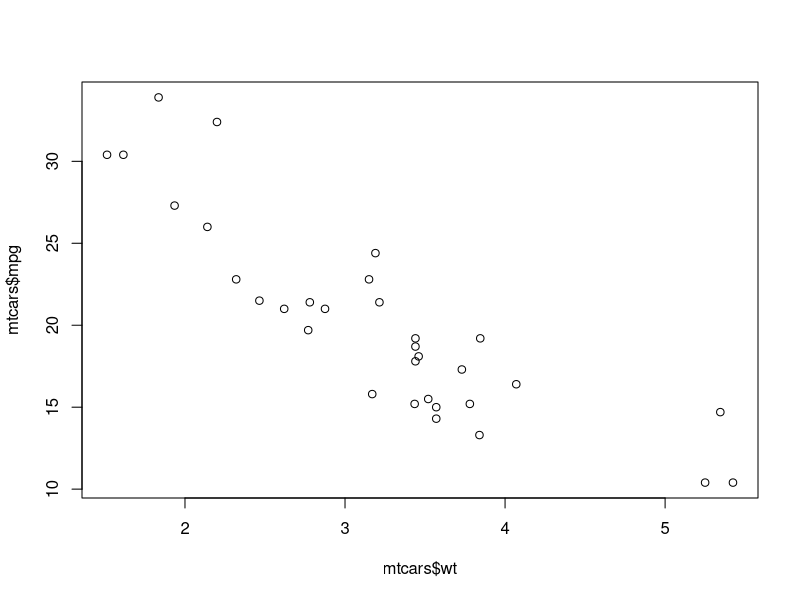
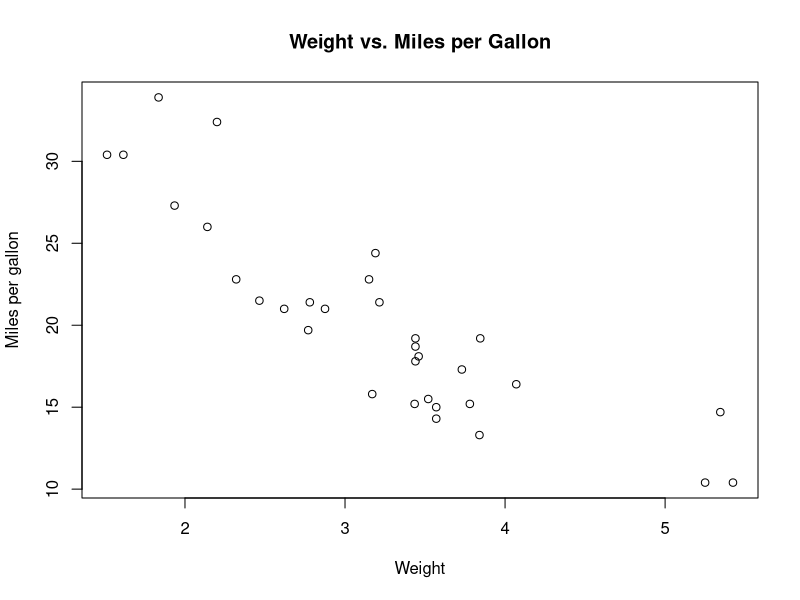
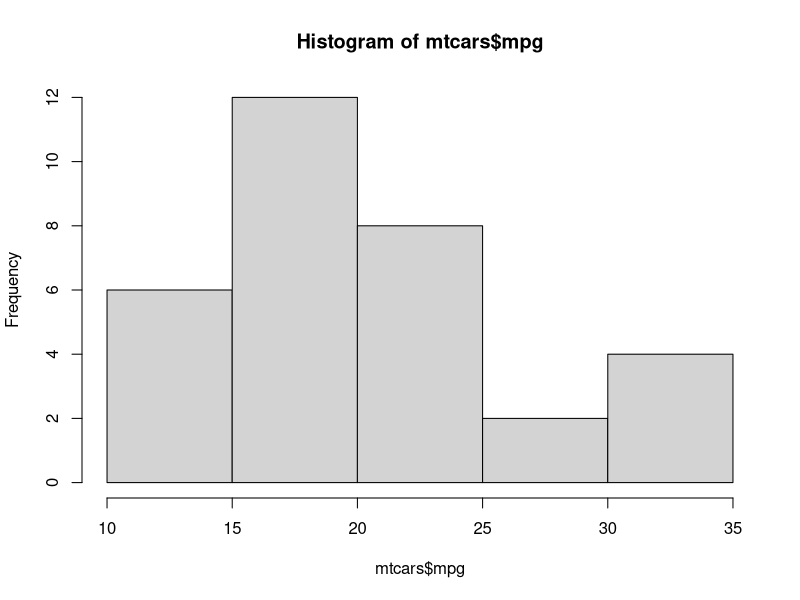
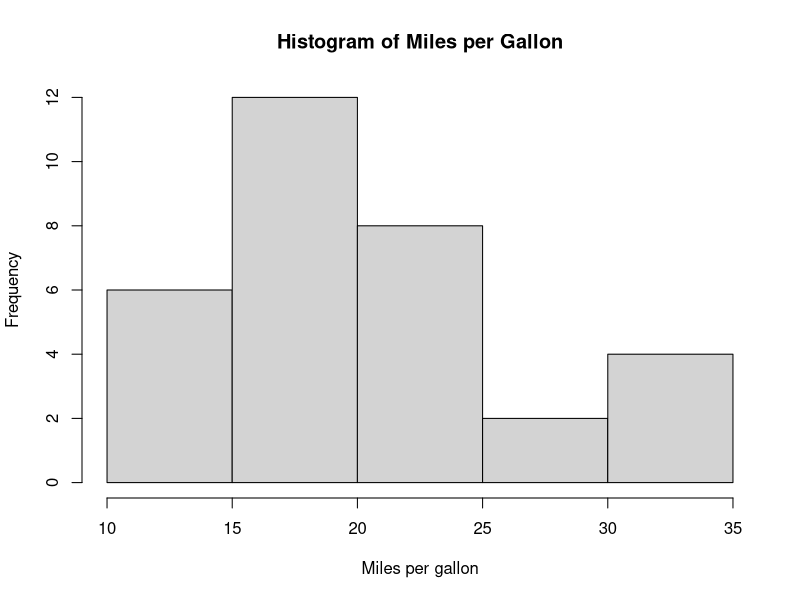
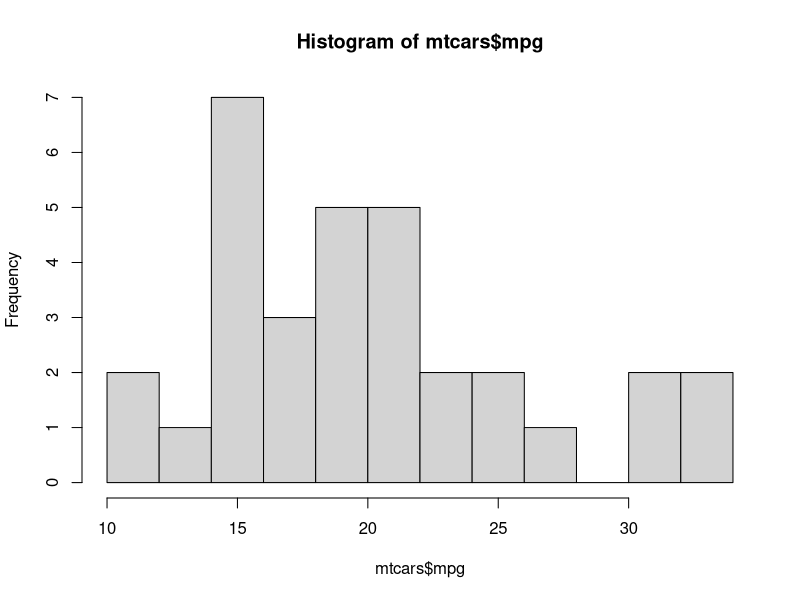
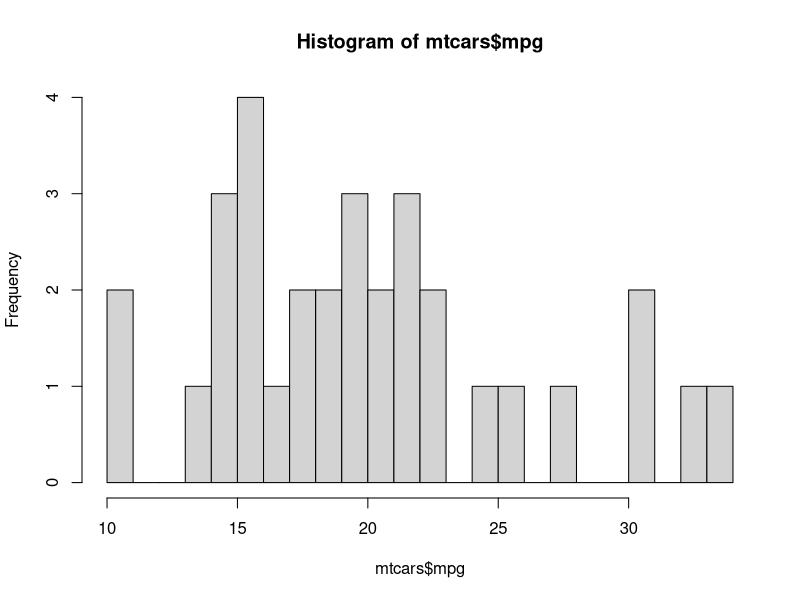
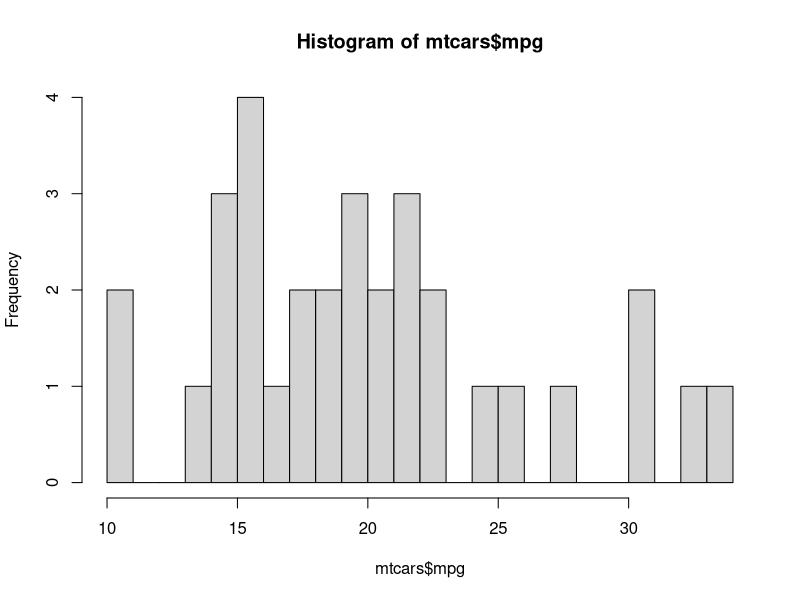
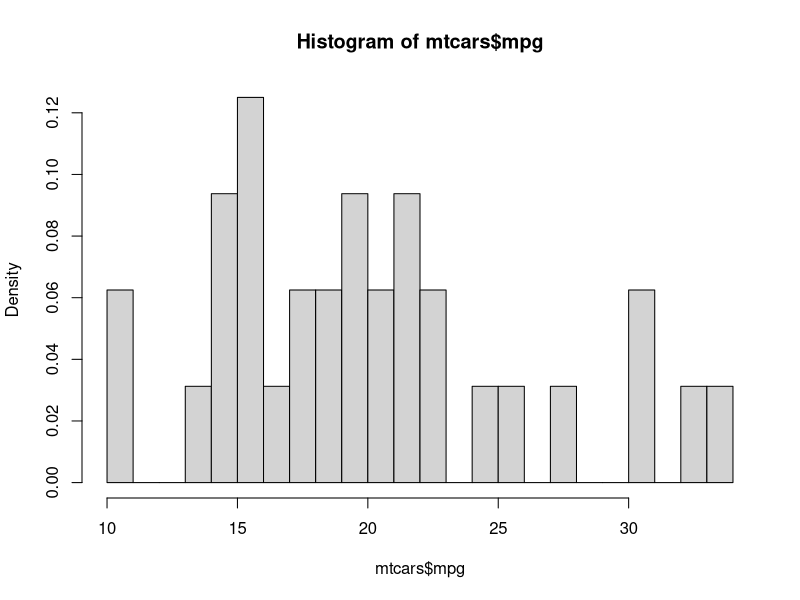

Generate these figures, in order, with R:
# load some data (dataset of types of cars and their specs used earlier in our meetings)
data(mtcars)

# create a basic scatterplot (e.g weight vs. miles per gallon)
plot(mtcars$wt, mtcars$mpg)

# specify better axis labels and add a title (note plot always creates a new plot erasing the current one)
plot(mtcars$wt, mtcars$mpg, xlab="Weight", ylab="Miles per gallon", main="Weight vs. Miles per Gallon")



#####  SAVING GRAPHS  #####

# save the graph either by using 'Export' in the 'Plots' tab in RStudio or using the following functions
pdf("weight_mpg.pdf")       # create PDF in current working directory
plot(mtcars$wt, mtcars$mpg, xlab="Weight", ylab="Miles per gallon", main="Weight vs. Miles per Gallon")
dev.off()                   # "save" the PDF 

# pdf("C:/Graphs/weight_mpg.pdf")         # create PDF in some other directory
# plot(mtcars$wt, mtcars$mpg, xlab="Weight", ylab="Miles per gallon", main="Weight vs. Miles per Gallon")
# dev.off()                               # "save" the PDF 

# change the size of the PDF (in inches)
pdf("weight_mpg.pdf", width=6, height=5)        # create PDF in current working directory
plot(mtcars$wt, mtcars$mpg, xlab="Weight", ylab="Miles per gallon", main="Weight vs. Miles per Gallon")
dev.off()                                       # "save" the PDF 

# change the font family of the text in the PDF (default is sans-serif "Helvetica")
pdf("weight_mpg.pdf", width=6, height=5, family="Times")        # create PDF in current working directory
plot(mtcars$wt, mtcars$mpg, xlab="Weight", ylab="Miles per gallon", main="Weight vs. Miles per Gallon")
dev.off()                                                       # "save" the PDF 


png("weight_mpg.png")       # create PNG in current working directory
plot(mtcars$wt, mtcars$mpg, xlab="Weight", ylab="Miles per gallon", main="Weight vs. Miles per Gallon")
dev.off()                   # "save" the PNG

# jpeg("weight_mpg.jpg")      # create JPEG in current working directory
# plot(mtcars$wt, mtcars$mpg, xlab="Weight", ylab="Miles per gallon", main="Weight vs. Miles per Gallon")
# dev.off()                   # "save" the JPEG 



#####  HISTOGRAMS  #####

# create a basic histogram
hist(mtcars$mpg)
hist(mtcars$mpg, xlab="Miles per gallon", main="Histogram of Miles per Gallon")

# control number of bins with parameter 'breaks'
hist(mtcars$mpg, breaks=12)
hist(mtcars$mpg, breaks=seq(10,34))

# get information about histogram
hInfo <- hist(mtcars$mpg, breaks=seq(10,34))
hInfo

# plot probability density instead of frequencies
hist(mtcars$mpg, breaks=seq(10,34), freq=F)


# create a kernel density plot
plot(density(mtcars$mpg))



#####  BAR PLOTS  #####

# create a basic barplot
gearCounts <- table(mtcars$gear)
gearCounts
barplot(gearCounts)
barplot(gearCounts, xlab="Number of gears")
# label the bars individually with parameter 'names.arg'
barplot(gearCounts, names.arg=c("3 Gears", "4 Gears", "5 Gears"))

# horizontal bar plot
barplot(gearCounts, names.arg=c("3 Gears", "4 Gears", "5 Gears"), horiz=TRUE)

# stacked bar plot
gearTransmissionCounts <- table(mtcars$am, mtcars$gear)
gearTransmissionCounts
barplot(gearTransmissionCounts, names.arg=c("3 Gears", "4 Gears", "5 Gears"))
# add a legend with automatic labels with parameter 'legend.text'
barplot(gearTransmissionCounts, names.arg=c("3 Gears", "4 Gears", "5 Gears"), legend.text=T)
# add a legend with custom labels
barplot(gearTransmissionCounts, names.arg=c("3 Gears", "4 Gears", "5 Gears"), legend.text=c("automatic", "manual"))

# grouped bar plot with parameter 'beside=TRUE'
barplot(gearTransmissionCounts, names.arg=c("3 Gears", "4 Gears", "5 Gears"), legend.text=c("automatic", "manual"), beside=TRUE)



#####  BOX PLOTS  #####

# create a boxplot for an individual variable (e.g. miles per gallon)
boxplot(mtcars$mpg, ylab="Miles per gallon")

# create a boxplot for a variable by group (e.g. miles per gallon by cylinders)
boxplot(mpg ~ cyl, data=mtcars, xlab="Number of cylinders", ylab="Miles per gallon")
# do not draw outliers
boxplot(mpg ~ cyl, data=mtcars, xlab="Number of cylinders", ylab="Miles per gallon", outline=FALSE)



#####  LINE PLOTS  #####

# load some time data (dataset of growth of five orange trees over time)
data(Orange)
Orange

# extract data for 1st tree
tree1 <- subset(Orange, Orange$Tree==1)

# plot age vs circumference
plot(tree1$age, tree1$circumference, xlab="Age (days)", ylab="Circumference (mm)")
# use lines with parameter 'type="l"'
plot(tree1$age, tree1$circumference, xlab="Age (days)", ylab="Circumference (mm)", type="l")
# use both points and lines with parameter 'type="b"'
plot(tree1$age, tree1$circumference, xlab="Age (days)", ylab="Circumference (mm)", type="b")
# use both points and lines overlayed with parameter 'type="o"'
plot(tree1$age, tree1$circumference, xlab="Age (days)", ylab="Circumference (mm)", type="o")



#####  PLOTS OF THREE VARIABLES / 3D PLOTS  #####

# image(x, y, z, ...)
# contour(x, y, z, ...)
# persp(x, y, z, ...)



###############  LOW-LEVEL PLOTTING FUNCTIONS & GRAPHICAL PARAMETERS  ###############


#####  plot lines and points separately  #####

# set up a plot without any points and lines
plot(tree1$age, tree1$circumference, xlab="Age (days)", ylab="Circumference (mm)", type="n")
# draw lines
lines(tree1$age, tree1$circumference)
# draw points
points(tree1$age, tree1$circumference)


# draw points with black border and white fill color
plot(tree1$age, tree1$circumference, xlab="Age (days)", ylab="Circumference (mm)", type="n")
lines(tree1$age, tree1$circumference)
points(tree1$age, tree1$circumference, pch=21, bg="white")      # specify point type and background fill color



#####  plot mutiple data in one graph (data for all trees) and add a legend #####

# get the range for x and y axes
xRange <- range(Orange$age)
xRange
yRange <- range(Orange$circumference)
yRange

# set up plot using data
plot(xRange, yRange, xlab="Age (days)", ylab="Circumference (mm)", type="n")
# set up plot using x and y axis limits
plot(0, xlab="Age (days)", ylab="Circumference (mm)", type="n", xlim=xRange, ylim=yRange)

# draw points and lines for all trees
for (t in 1:5) {
  tree <- subset(Orange, Orange$Tree==t)
  lines(tree$age, tree$circumference)
  points(tree$age, tree$circumference, pch=21, bg="white")
}

# plot data for all trees using different line types
plot(0, xlab="Age (days)", ylab="Circumference (mm)", type="n", xlim=xRange, ylim=yRange)
# create a vector with 5 elements specifying the line type to be used for each tree
lineTypes <- c(2, 1, 4, 5, 3)
for (t in 1:5) {
  tree <- subset(Orange, Orange$Tree==t)
  lines(tree$age, tree$circumference, lty=lineTypes[t])      # specify line type
  points(tree$age, tree$circumference, pch=21, bg="white")
}

# add a legend
legend("topleft", legend=1:5, lty=lineTypes, title="Tree")


# plot data for all trees using different line types, point types and colors
plot(0, xlab="Age (days)", ylab="Circumference (mm)", type="n", xlim=xRange, ylim=yRange)
# create a vector with 5 elements specifying the point type to be used for each tree
pointTypes <- seq(21,25)
# create a vector with 5 elements specifying the color to be used for each tree
colors <- rainbow(5)
for (t in 1:5) {
  tree <- subset(Orange, Orange$Tree==t)
  lines(tree$age, tree$circumference, lty=lineTypes[t], col=colors[t])
  points(tree$age, tree$circumference, pch=pointTypes[t], bg="white", col=colors[t])
}

# add the corresponding legend but this time omit the legend box and title, 
# and place it in the bottom right corner
legend("bottomright", legend=c("Tree 1", "Tree 2", "Tree 3", "Tree 4", "Tree 5"), lty=lineTypes, pch=pointTypes, col=colors, pt.bg="white", bty="n")


#####  COLORS  #####

# list all color names
colors()

# create color(s) by specifying red, green, blue intensities
yellowColor = rgb(red=1, green=1, blue=0)
yellowColor = rgb(red=255, green=255, blue=0, maxColorValue=255)
transparentGrayColor = rgb(0.3, 0.3, 0.3, alpha=0.5)



#####  calculate and plot mean circumference of trees with error bars  ######

# calculate means at each age
meanCircumferences <- tapply(Orange$circumference, Orange$age, mean)
meanCircumferences

# calculate standard deviation at each age
sdCircumferences <- tapply(Orange$circumference, Orange$age, sd)
sdCircumferences

# get vector of ages
ages <- as.numeric(names(sdCircumferences))
ages

# set up plot
plot(0, xlab="Age (days)", ylab="Mean circumference (mm)", type="n", xlim=xRange, ylim=yRange)
# draw lines for means
lines(ages, meanCircumferences)
# draw error bars as simple lines
segments(ages, meanCircumferences-sdCircumferences, ages, meanCircumferences+sdCircumferences)
# draw points for means
points(ages, meanCircumferences, pch=21, bg="white")

# draw error bars with cross bars instead
plot(0, xlab="Age (days)", ylab="Mean circumference (mm)", type="n", xlim=xRange, ylim=yRange)
lines(ages, meanCircumferences)
# draw error bars using 'arrows' function
arrows(ages, meanCircumferences-sdCircumferences, ages, meanCircumferences+sdCircumferences, angle=90, code=3, length=0.05)
points(ages, meanCircumferences, pch=21, bg="white")



#####  AXES  #####

# set up plot without box around with parameter 'bty="n'
plot(0, xlab="Age (days)", ylab="Mean circumference (mm)", type="n", xlim=xRange, ylim=yRange, bty="n")

# use math and/or symbols in axis labels
# (for more details see 'help(plotmath)', 'example(plotmath)' and 'demo(plotmath)')
yLabel = expression(paste("Mean circumference ", bar(italic(C)), " (mm)"))
plot(0, xlab="Age (days)", ylab=yLabel, type="n", xlim=xRange, ylim=yRange, bty="n")

# set up plot without axes with parameter 'axes=FALSE' 
# alternatively:
# - 'xaxt="n"' for no x axis
# - 'yaxt="n"' for no y axis
plot(0, xlab="Age (days)", ylab=yLabel, type="n", xlim=c(100, 1600), ylim=c(0, 250), axes=FALSE, bty="n")
# add custom x axis ('side=1' for bottom side of the graph)
axis(side=1, at=c(100, 600, 1100, 1600), labels=c("100", "600", "1,100", "1,600"))
# add custom x axis ('side=2' for left side of the graph)
axis(side=2, at=c(0, 50, 100, 150, 200, 250))
lines(ages, meanCircumferences)
segments(ages, meanCircumferences-sdCircumferences, ages, meanCircumferences+sdCircumferences)
points(ages, meanCircumferences, pch=21, bg="white")



#####  MULTI-PANEL PLOTS  #####

# split the graph area horizontally in 2 "screens"" (1 row and 2 columns)
split.screen(c(1,2))

# select the 1st screen for plotting
screen(1)

plot(0, xlab="Age (days)", ylab=expression(paste("Circumference ", italic(C), " (mm)")), type="n", xlim=c(100, 1600), ylim=c(0, 250), axes=FALSE, bty="n")
axis(side=1, at=c(100, 600, 1100, 1600), labels=c("100", "600", "1,100", "1,600"))
axis(side=2, at=c(0, 50, 100, 150, 200, 250))
for (t in 1:5) {
  tree <- subset(Orange, Orange$Tree==t)
  lines(tree$age, tree$circumference, lty=lineTypes[t])
  points(tree$age, tree$circumference, pch=pointTypes[t], bg="white")
}
legend("bottomright", legend=c("Tree 1", "Tree 2", "Tree 3", "Tree 4", "Tree 5"), lty=lineTypes, pch=pointTypes, pt.bg="white", bty="n")

# select the 2nd screen for plotting
screen(2)

plot(0, xlab="Age (days)", ylab=yLabel, type="n", xlim=c(100, 1600), ylim=c(0, 250), axes=FALSE, bty="n")
axis(side=1, at=c(100, 600, 1100, 1600), labels=c("100", "600", "1,100", "1,600"))
axis(side=2, at=c(0, 50, 100, 150, 200, 250))
lines(ages, meanCircumferences)
segments(ages, meanCircumferences-sdCircumferences, ages, meanCircumferences+sdCircumferences)
points(ages, meanCircumferences, pch=21, bg="white")

# exit the split-screen mode (close all screens)
close.screen(all = TRUE)


# add panel labels

split.screen(c(1,2))
screen(1)
plot(0, xlab="Age (days)", ylab=expression(paste("Circumference ", italic(C), " (mm)")), type="n", xlim=c(100, 1600), ylim=c(0, 250), axes=FALSE, bty="n")
axis(side=1, at=c(100, 600, 1100, 1600), labels=c("100", "600", "1,100", "1,600"))
axis(side=2, at=c(0, 50, 100, 150, 200, 250))
for (t in 1:5) {
  tree <- subset(Orange, Orange$Tree==t)
  lines(tree$age, tree$circumference, lty=lineTypes[t])
  points(tree$age, tree$circumference, pch=pointTypes[t], bg="white")
}
legend("bottomright", legend=c("Tree 1", "Tree 2", "Tree 3", "Tree 4", "Tree 5"), lty=lineTypes, pch=pointTypes, pt.bg="white", bty="n")

# add bold "A" on top left side of plot
mtext(expression(bold(A)), side=3, adj=0, cex=2, line=1)

screen(2)
plot(0, xlab="Age (days)", ylab=yLabel, type="n", xlim=c(100, 1600), ylim=c(0, 250), axes=FALSE, bty="n")
axis(side=1, at=c(100, 600, 1100, 1600), labels=c("100", "600", "1,100", "1,600"))
axis(side=2, at=c(0, 50, 100, 150, 200, 250))
lines(ages, meanCircumferences)
segments(ages, meanCircumferences-sdCircumferences, ages, meanCircumferences+sdCircumferences)
points(ages, meanCircumferences, pch=21, bg="white")

# add bold "B" on top left side of plot
mtext(expression(bold(B)), side=3, adj=0, cex=2, line=1)

close.screen(all = TRUE)



#####  GENERAL GRAPHICAL PARAMETERS: MARGINS, TEXT & SYMBOL SIZE, LINE WIDTH, ...  #####

# (for more details see 'help(par)')

pdf("orangetree_growth.pdf", width=11, height=5)
# specify margin sizes ('mar', in lines), increase text size of axis labels ('cex.lab') 
# and text size of axes annotation/tick labels ('cex.axis')
par(mar=c(4.5, 4.5, 2.5, 1.5), cex.lab=1.4, cex.axis=1.2)

split.screen(c(1,2))
screen(1)
plot(0, xlab="Age (days)", ylab=expression(paste("Circumference ", italic(C), " (mm)")), type="n", xlim=c(100, 1600), ylim=c(0, 250), axes=FALSE, bty="n")
# increase axes line width with 'lwd'
axis(side=1, at=c(100, 600, 1100, 1600), labels=c("100", "600", "1,100", "1,600"), lwd=1.2)
axis(side=2, at=c(0, 50, 100, 150, 200, 250), lwd=1.2)
for (t in 1:5) {
  tree <- subset(Orange, Orange$Tree==t)
  # increase line width with 'lwd'
  lines(tree$age, tree$circumference, lty=lineTypes[t], lwd=1.2)
  # increase point border line width with 'lwd' and point size with 'cex'
  points(tree$age, tree$circumference, pch=pointTypes[t], bg="white", lwd=1.2, cex=1.25)
}
legend("bottomright", legend=c("Tree 1", "Tree 2", "Tree 3", "Tree 4", "Tree 5"), lty=lineTypes, pch=pointTypes, pt.bg="white", bty="n", inset=0.016, lwd=1.2, pt.cex=1.25)
mtext(expression(bold(A)), side=3, adj=0, cex=2, line=1)

screen(2)
plot(0, xlab="Age (days)", ylab=yLabel, type="n", xlim=c(100, 1600), ylim=c(0, 250), axes=FALSE, bty="n")
# increase axes line width with 'lwd'
axis(side=1, at=c(100, 600, 1100, 1600), labels=c("100", "600", "1,100", "1,600"), lwd=1.2)
axis(side=2, at=c(0, 50, 100, 150, 200, 250), lwd=1.2)
# increase line width with 'lwd'
lines(ages, meanCircumferences, lwd=1.2)
# increase line width with 'lwd'
segments(ages, meanCircumferences-sdCircumferences, ages, meanCircumferences+sdCircumferences, lwd=1.2)
# increase point border line width with 'lwd' and point size with 'cex'
points(ages, meanCircumferences, pch=21, bg="white", lwd=1.2, cex=1.25)
mtext(expression(bold(B)), side=3, adj=0, cex=2, line=1)

close.screen(all = TRUE)
dev.off()


